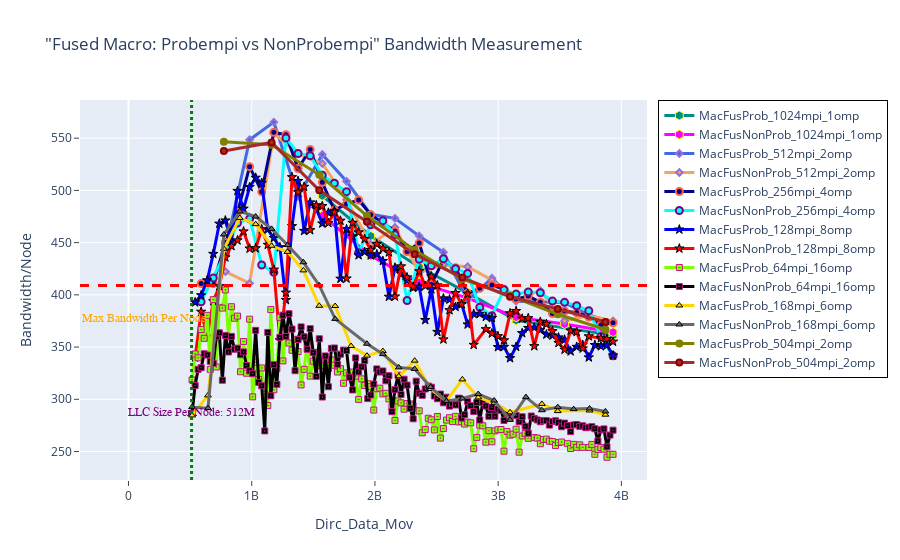

Here is the notebook cell this chart was saved with:
### Markdown cell above
## BANDWIDTH - Fused Macro: Probempi vs NonProbempi

### Code cell
fig = go.Figure() 

# Case 1
fig.add_trace(go.Scatter(x=(dfn8MacFusProb_1024mpi_1omp.Dirc_Data_Mov*(dfn8MacFusProb_1024mpi_1omp.MPI_size/8)), 
                         y=(dfn8MacFusProb_1024mpi_1omp.BAND*(dfn8MacFusProb_1024mpi_1omp.MPI_size/8)), 
                         mode='lines+markers', 
                         name='MacFusProb_1024mpi_1omp',
                         line=dict(color='darkcyan',width=3),
                         marker=dict(symbol='hexagon',size=9, line=dict(color='yellow',width=1))))

fig.add_trace(go.Scatter(x=(dfn8MacFusNonProb_1024mpi_1omp.Dirc_Data_Mov*(dfn8MacFusNonProb_1024mpi_1omp.MPI_size/8)), 
                         y=(dfn8MacFusNonProb_1024mpi_1omp.BAND*(dfn8MacFusNonProb_1024mpi_1omp.MPI_size/8)), 
                         mode='lines+markers', 
                         name='MacFusNonProb_1024mpi_1omp',
                         line=dict(color='magenta',width=3),
                         marker=dict(symbol='hexagon',size=9, line=dict(color='yellow',width=1))))


# Case 2
fig.add_trace(go.Scatter(x=(dfn8MacFusProb_512mpi_2omp.Dirc_Data_Mov*(dfn8MacFusProb_512mpi_2omp.MPI_size/8)), 
                         y=(dfn8MacFusProb_512mpi_2omp.BAND*(dfn8MacFusProb_512mpi_2omp.MPI_size/8)), 
                         mode='lines+markers', 
                         name='MacFusProb_512mpi_2omp',
                         line=dict(color='royalblue',width=3),
                         marker=dict(symbol='diamond',size=5,line=dict(color='MediumPurple',width=2))))

fig.add_trace(go.Scatter(x=(dfn8MacFusNonProb_512mpi_2omp.Dirc_Data_Mov*(dfn8MacFusNonProb_512mpi_2omp.MPI_size/8)), 
                         y=(dfn8MacFusNonProb_512mpi_2omp.BAND*(dfn8MacFusNonProb_512mpi_2omp.MPI_size/8)), 
                         mode='lines+markers', 
                         name='MacFusNonProb_512mpi_2omp',
                         line=dict(color='sandybrown',width=3),
                         marker=dict(symbol='diamond',size=5,line=dict(color='MediumPurple',width=2))))


# Case 3
fig.add_trace(go.Scatter(x=(dfn8MacFusProb_256mpi_4omp.Dirc_Data_Mov*(dfn8MacFusProb_256mpi_4omp.MPI_size/8)), 
                         y=(dfn8MacFusProb_256mpi_4omp.BAND*(dfn8MacFusProb_256mpi_4omp.MPI_size/8)), 
                         mode='lines+markers', 
                         name='MacFusProb_256mpi_4omp',
                         line=dict(color='darkblue',width=3),
                         marker=dict(symbol='circle',size=7, line=dict(color='tomato',width=2))))

fig.add_trace(go.Scatter(x=(dfn8MacFusNonProb_256mpi_4omp.Dirc_Data_Mov*(dfn8MacFusNonProb_256mpi_4omp.MPI_size/8)), 
                         y=(dfn8MacFusNonProb_256mpi_4omp.BAND*(dfn8MacFusNonProb_256mpi_4omp.MPI_size/8)), 
                         mode='lines+markers', 
                         name='MacFusNonProb_256mpi_4omp',
                         line=dict(color='cyan',width=3),
                         marker=dict(symbol='circle',size=7,line=dict(color='Purple',width=2))))



# Case 4
fig.add_trace(go.Scatter(x=(dfn8MacFusProb_128mpi_8omp.Dirc_Data_Mov*(dfn8MacFusProb_128mpi_8omp.MPI_size/8)), 
                         y=(dfn8MacFusProb_128mpi_8omp.BAND*(dfn8MacFusProb_128mpi_8omp.MPI_size/8)), 
                         mode='lines+markers', 
                         name='MacFusProb_128mpi_8omp',
                         line=dict(color='blue',width=3),
                         marker=dict(symbol='star',size=7, line=dict(color='black',width=1))))

fig.add_trace(go.Scatter(x=(dfn8MacFusNonProb_128mpi_8omp.Dirc_Data_Mov*(dfn8MacFusNonProb_128mpi_8omp.MPI_size/8)), 
                         y=(dfn8MacFusNonProb_128mpi_8omp.BAND*(dfn8MacFusNonProb_128mpi_8omp.MPI_size/8)), 
                         mode='lines+markers', 
                         name='MacFusNonProb_128mpi_8omp',
                         line=dict(color='red',width=3),
                         marker=dict(symbol='star',size=7, line=dict(color='black',width=1))))


# Case 5
fig.add_trace(go.Scatter(x=(dfn8MacFusProb_64mpi_16omp.Dirc_Data_Mov*(dfn8MacFusProb_64mpi_16omp.MPI_size/8)), 
                         y=(dfn8MacFusProb_64mpi_16omp.BAND*(dfn8MacFusProb_64mpi_16omp.MPI_size/8)), 
                         mode='lines+markers', 
                         name='MacFusProb_64mpi_16omp',
                         line=dict(color='chartreuse',width=3),
                         marker=dict(symbol='square-dot',size=6, line=dict(color='mediumvioletred',width=1))))

fig.add_trace(go.Scatter(x=(dfn8MacFusNonProb_64mpi_16omp.Dirc_Data_Mov*(dfn8MacFusNonProb_64mpi_16omp.MPI_size/8)), 
                         y=(dfn8MacFusNonProb_64mpi_16omp.BAND*(dfn8MacFusNonProb_64mpi_16omp.MPI_size/8)), 
                         mode='lines+markers', 
                         name='MacFusNonProb_64mpi_16omp',
                         line=dict(color='black',width=3),
                         marker=dict(symbol='square-dot',size=6, line=dict(color='mediumvioletred',width=1))))


# Case 6
fig.add_trace(go.Scatter(x=(dfn8MacFusProb_168mpi_6omp.Dirc_Data_Mov*(dfn8MacFusProb_168mpi_6omp.MPI_size/8)), 
                         y=(dfn8MacFusProb_168mpi_6omp.BAND*(dfn8MacFusProb_168mpi_6omp.MPI_size/8)), 
                         mode='lines+markers', 
                         name='MacFusProb_168mpi_6omp',
                         line=dict(color='gold',width=3),
                         marker=dict(symbol='triangle-up',size=6, line=dict(color='black',width=1))))

fig.add_trace(go.Scatter(x=(dfn8MacFusNonProb_168mpi_6omp.Dirc_Data_Mov*(dfn8MacFusNonProb_168mpi_6omp.MPI_size/8)), 
                         y=(dfn8MacFusNonProb_168mpi_6omp.BAND*(dfn8MacFusNonProb_168mpi_6omp.MPI_size/8)), 
                         mode='lines+markers', 
                         name='MacFusNonProb_168mpi_6omp',
                         line=dict(color='dimgray',width=3),
                         marker=dict(symbol='triangle-up',size=6, line=dict(color='black',width=1))))



# Case 7
fig.add_trace(go.Scatter(x=(dfn8MacFusProb_504mpi_2omp.Dirc_Data_Mov*(dfn8MacFusProb_504mpi_2omp.MPI_size/8)), 
                         y=(dfn8MacFusProb_504mpi_2omp.BAND*(dfn8MacFusProb_504mpi_2omp.MPI_size/8)), 
                         mode='lines+markers', 
                         name='MacFusProb_504mpi_2omp',
                         line=dict(color='olive',width=3),
                         marker=dict(symbol='circle',size=6, line=dict(color='olive',width=2))))

fig.add_trace(go.Scatter(x=(dfn8MacFusNonProb_504mpi_2omp.Dirc_Data_Mov*(dfn8MacFusNonProb_504mpi_2omp.MPI_size/8)), 
                         y=(dfn8MacFusNonProb_504mpi_2omp.BAND*(dfn8MacFusNonProb_504mpi_2omp.MPI_size/8)), 
                         mode='lines+markers', 
                         name='MacFusNonProb_504mpi_2omp',
                         line=dict(color='Brown',width=3),
                         marker=dict(symbol='circle',size=6, line=dict(color='darkred',width=2))))

# Adding vertical and horizontal lines 
fig.add_vline(x=512e6, line_width=3, line_dash="dot", line_color="green")
fig.add_hline(y=409, line_width=3, line_dash="dash", line_color="red")

# Add annotation with arrow
fig.add_annotation(
    x='512e6'
    , y=280
    , text=f'LLC Size Per Node: 512M'
    , yanchor='bottom'
    , showarrow=False
    , arrowhead=1
    , arrowsize=1
    , arrowwidth=2
    , arrowcolor="#636363"
    , ax=-20
    , ay=-30
    , font=dict(size=12, color="purple", family="Sans Serif")
    , align="left"
    ,)

fig.add_annotation(
    x='130e6'
    , y=370
    , text=f'Max Bandwidth Per Node'
    , yanchor='bottom'
    , showarrow=False
    , arrowhead=1
    , arrowsize=1
    , arrowwidth=2
    , arrowcolor="#636363"
    , ax=-20
    , ay=-30
    , font=dict(size=12, color="orange", family="Sans Serif")
    , align="left"
    ,)


fig.update_layout(title='"Fused Macro: Probempi vs NonProbempi" Bandwidth Measurement',
                  xaxis_title='Dirc_Data_Mov', yaxis_title='Bandwidth/Node', 
                  xaxis=dict(ticks="outside"),  
                  yaxis=dict(ticks="outside"),
                  legend=go.layout.Legend(bordercolor="black",borderwidth=1))

### Figure 1 — Plotly figure (JSON) as saved in the notebook; plotly's stock layout.template omitted (floating-point values rounded to 4 significant figures; data arrays with more than 128 entries replaced by an {"elided": "..."} marker saying what was removed)
{"data": [{"line": {"color": "darkcyan", "width": 3}, "marker": {"line": {"color": "yellow", "width": 1}, "size": 9, "symbol": "hexagon"}, "mode": "lines+markers", "name": "MacFusProb_1024mpi_1omp", "type": "scatter", "x": [1572864000, 1966080000, 2359296000, 2752512000, 3145728000, 3932160000], "y": [494.8, 456.4, 426.7, 401.9, 375.6, 361.2]}, {"line": {"color": "magenta", "width": 3}, "marker": {"line": {"color": "yellow", "width": 1}, "size": 9, "symbol": "hexagon"}, "mode": "lines+markers", "name": "MacFusNonProb_1024mpi_1omp", "type": "scatter", "x": [1572864000, 1966080000, 2359296000, 2752512000, 3145728000, 3538944000, 3932160000], "y": [475.8, 437.5, 411.7, 396.8, 378.6, 372.0, 364.3]}, {"line": {"color": "royalblue", "width": 3}, "marker": {"line": {"color": "MediumPurple", "width": 2}, "size": 5, "symbol": "diamond"}, "mode": "lines+markers", "name": "MacFusProb_512mpi_2omp", "type": "scatter", "x": [786432000, 983040000, 1179648000, 1376256000, 1572864000, 1769472000, 1966080000, 2162688000, 2359296000, 2555904000, 2752512000, 2949120000, 3145728000, 3538944000, 3735552000, 3932160000], "y": [443.1, 548.5, 565.4, 494.1, 534.4, 508.7, 477.1, 473.3, 456.4, 440.8, 395.2, 415.9, 394.0, 392.6, 380.5, 374.0]}, {"line": {"color": "sandybrown", "width": 3}, "marker": {"line": {"color": "MediumPurple", "width": 2}, "size": 5, "symbol": "diamond"}, "mode": "lines+markers", "name": "MacFusNonProb_512mpi_2omp", "type": "scatter", "x": [786432000, 983040000, 1179648000, 1376256000, 1572864000, 1769472000, 1966080000, 2162688000, 2359296000, 2555904000, 2752512000, 2949120000, 3145728000, 3342336000, 3538944000, 3735552000, 3932160000], "y": [422.3, 411.1, 554.6, 534.9, 525.7, 491.1, 448.2, 464.5, 421.5, 428.7, 427.0, 414.1, 395.1, 404.0, 375.1, 380.2, 374.9]}, {"line": {"color": "darkblue", "width": 3}, "marker": {"line": {"color": "tomato", "width": 2}, "size": 7, "symbol": "circle"}, "mode": "lines+markers", "name": "MacFusProb_256mpi_4omp", "type": "scatter", "x": [589824000, 688128000, 786432000, 884736000, 983040000, 1081344000, 1179648000, 1277952000, 1376256000, 1474560000, 1572864000, 1671168000, 1769472000, 1867776000, 1966080000, 2064384000, 2162688000, 2260992000, 2359296000, 2457600000, 2555904000, 2654208000, 2752512000, 2850816000, 2949120000, 3047424000, 3145728000, 3244032000, 3342336000, 3440640000, 3538944000, 3637248000, 3735552000, 3833856000, 3932160000], "y": [410.8, 410.8, 450.0, 479.0, 522.7, 498.6, 555.7, 553.3, 521.0, 539.1, 507.7, 481.0, 487.0, 490.8, 476.8, 468.8, 461.0, 441.5, 449.6, 410.1, 433.6, 425.9, 401.5, 406.3, 409.4, 405.4, 395.9, 398.8, 393.0, 382.2, 384.5, 383.0, 378.8, 371.1, 373.3]}, {"line": {"color": "cyan", "width": 3}, "marker": {"line": {"color": "Purple", "width": 2}, "size": 7, "symbol": "circle"}, "mode": "lines+markers", "name": "MacFusNonProb_256mpi_4omp", "type": "scatter", "x": [589824000, 688128000, 786432000, 884736000, 983040000, 1081344000, 1179648000, 1277952000, 1376256000, 1474560000, 1572864000, 1671168000, 1769472000, 1867776000, 1966080000, 2064384000, 2162688000, 2260992000, 2359296000, 2457600000, 2555904000, 2654208000, 2752512000, 2850816000, 2949120000, 3047424000, 3145728000, 3244032000, 3342336000, 3440640000, 3538944000, 3637248000, 3735552000, 3833856000, 3932160000], "y": [393.3, 416.1, 440.3, 468.8, 472.8, 428.6, 421.5, 550.3, 535.3, 533.1, 514.5, 506.8, 498.8, 440.3, 467.1, 471.0, 457.6, 394.6, 434.0, 427.8, 434.5, 425.0, 420.5, 388.2, 380.0, 404.8, 400.7, 402.7, 401.9, 394.1, 392.8, 389.6, 384.7, 360.1, 341.6]}, {"line": {"color": "blue", "width": 3}, "marker": {"line": {"color": "black", "width": 1}, "size": 7, "symbol": "star"}, "mode": "lines+markers", "name": "MacFusProb_128mpi_8omp", "type": "scatter", "x": [540672000, 589824000, 638976000, 688128000, 737280000, 786432000, 835584000, 884736000, 933888000, 983040000, 1032192000, 1081344000, 1130496000, 1179648000, 1228800000, 1277952000, 1327104000, 1376256000, 1425408000, 1474560000, 1523712000, 1572864000, 1622016000, 1671168000, 1720320000, 1769472000, 1818624000, 1867776000, 1916928000, 1966080000, 2015232000, 2064384000, 2113536000, 2162688000, 2211840000, 2260992000, 2310144000, 2359296000, 2408448000, 2457600000, 2506752000, 2555904000, 2605056000, 2654208000, 2703360000, 2752512000, 2801664000, 2850816000, 2899968000, 2949120000, 2998272000, 3047424000, 3096576000, 3145728000, 3194880000, 3244032000, 3293184000, 3342336000, 3391488000, 3440640000, 3489792000, 3538944000, 3588096000, 3637248000, 3686400000, 3735552000, 3784704000, 3833856000, 3883008000, 3932160000], "y": [392.8, 399.6, 413.9, 439.2, 468.2, 471.2, 450.8, 499.5, 482.6, 503.2, 512.1, 507.1, 462.7, 454.5, 445.6, 395.1, 465.8, 509.0, 461.2, 488.5, 482.3, 468.3, 478.6, 480.3, 415.5, 462.9, 456.0, 438.0, 441.1, 437.8, 438.9, 432.4, 398.2, 426.1, 420.0, 413.6, 406.8, 407.7, 375.9, 405.4, 364.5, 396.6, 395.5, 388.5, 391.4, 371.7, 381.8, 381.8, 378.9, 377.8, 350.0, 350.2, 339.4, 350.2, 363.3, 368.3, 368.7, 366.3, 362.0, 361.0, 359.2, 357.0, 345.9, 350.2, 352.1, 340.1, 352.0, 350.8, 351.8, 342.0]}, {"line": {"color": "red", "width": 3}, "marker": {"line": {"color": "black", "width": 1}, "size": 7, "symbol": "star"}, "mode": "lines+markers", "name": "MacFusNonProb_128mpi_8omp", "type": "scatter", "x": [540672000, 589824000, 638976000, 688128000, 737280000, 786432000, 835584000, 884736000, 933888000, 983040000, 1032192000, 1081344000, 1130496000, 1179648000, 1228800000, 1277952000, 1327104000, 1376256000, 1425408000, 1474560000, 1523712000, 1572864000, 1622016000, 1671168000, 1720320000, 1769472000, 1818624000, 1867776000, 1916928000, 1966080000, 2015232000, 2064384000, 2113536000, 2162688000, 2211840000, 2260992000, 2310144000, 2359296000, 2408448000, 2457600000, 2506752000, 2555904000, 2605056000, 2654208000, 2703360000, 2752512000, 2801664000, 2899968000, 2949120000, 2998272000, 3047424000, 3096576000, 3145728000, 3194880000, 3244032000, 3293184000, 3342336000, 3391488000, 3440640000, 3489792000, 3538944000, 3588096000, 3637248000, 3686400000, 3735552000, 3833856000, 3883008000, 3932160000], "y": [340.1, 383.8, 360.0, 393.9, 408.3, 435.9, 446.7, 452.2, 460.7, 444.3, 444.6, 462.7, 447.9, 424.1, 356.5, 402.1, 512.7, 498.3, 503.5, 462.0, 485.8, 485.0, 468.8, 479.0, 471.0, 415.7, 469.0, 459.8, 453.4, 442.9, 448.6, 444.2, 440.7, 398.4, 427.3, 416.7, 407.6, 422.6, 408.6, 417.6, 409.1, 357.4, 385.3, 401.8, 390.9, 401.1, 352.1, 367.1, 363.1, 360.4, 356.5, 382.3, 384.5, 377.2, 377.7, 350.9, 374.2, 372.1, 365.3, 354.0, 347.5, 365.7, 364.5, 348.6, 360.3, 358.5, 357.6, 355.2]}, {"line": {"color": "chartreuse", "width": 3}, "marker": {"line": {"color": "mediumvioletred", "width": 1}, "size": 6, "symbol": "square-dot"}, "mode": "lines+markers", "name": "MacFusProb_64mpi_16omp", "type": "scatter", "x": {"elided": "137 int values"}, "y": {"elided": "137 float values"}}, {"line": {"color": "black", "width": 3}, "marker": {"line": {"color": "mediumvioletred", "width": 1}, "size": 6, "symbol": "square-dot"}, "mode": "lines+markers", "name": "MacFusNonProb_64mpi_16omp", "type": "scatter", "x": {"elided": "140 int values"}, "y": {"elided": "140 float values"}}, {"line": {"color": "gold", "width": 3}, "marker": {"line": {"color": "black", "width": 1}, "size": 6, "symbol": "triangle-up"}, "mode": "lines+markers", "name": "MacFusProb_168mpi_6omp", "type": "scatter", "x": [516096000, 645120000, 774144000, 903168000, 1032192000, 1161216000, 1290240000, 1419264000, 1548288000, 1677312000, 1806336000, 1935360000, 2064384000, 2193408000, 2322432000, 2451456000, 2580480000, 2709504000, 2838528000, 2967552000, 3096576000, 3354624000, 3483648000, 3741696000, 3870720000], "y": [284.5, 303.7, 444.1, 473.7, 467.7, 447.0, 441.1, 423.4, 389.5, 389.3, 351.0, 341.8, 346.2, 322.0, 337.0, 309.8, 298.5, 319.1, 301.8, 296.6, 287.6, 295.5, 288.7, 289.3, 285.3]}, {"line": {"color": "dimgray", "width": 3}, "marker": {"line": {"color": "black", "width": 1}, "size": 6, "symbol": "triangle-up"}, "mode": "lines+markers", "name": "MacFusNonProb_168mpi_6omp", "type": "scatter", "x": [516096000, 645120000, 774144000, 903168000, 1032192000, 1161216000, 1290240000, 1419264000, 1548288000, 1677312000, 1935360000, 2064384000, 2193408000, 2322432000, 2451456000, 2580480000, 2709504000, 2838528000, 2967552000, 3096576000, 3225600000, 3354624000, 3483648000, 3612672000, 3741696000, 3870720000], "y": [292.5, 291.5, 457.8, 479.9, 475.0, 463.2, 447.7, 431.2, 409.1, 377.0, 353.2, 343.3, 330.5, 329.1, 311.7, 298.2, 300.7, 305.0, 298.8, 280.3, 302.1, 289.5, 292.5, 290.6, 291.2, 288.4]}, {"line": {"color": "olive", "width": 3}, "marker": {"line": {"color": "olive", "width": 2}, "size": 6, "symbol": "circle"}, "mode": "lines+markers", "name": "MacFusProb_504mpi_2omp", "type": "scatter", "x": [774144000, 1161216000, 1548288000, 1935360000, 2322432000, 2709504000, 3096576000, 3483648000, 3870720000], "y": [546.6, 543.7, 514.9, 475.7, 442.8, 415.0, 399.0, 381.4, 366.9]}, {"line": {"color": "Brown", "width": 3}, "marker": {"line": {"color": "darkred", "width": 2}, "size": 6, "symbol": "circle"}, "mode": "lines+markers", "name": "MacFusNonProb_504mpi_2omp", "type": "scatter", "x": [774144000, 1161216000, 1548288000, 1935360000, 2322432000, 2709504000, 3096576000, 3483648000, 3870720000], "y": [537.7, 545.9, 500.2, 470.0, 438.9, 416.5, 398.2, 386.5, 374.0]}], "layout": {"annotations": [{"align": "left", "arrowcolor": "#636363", "arrowhead": 1, "arrowsize": 1, "arrowwidth": 2, "ax": -20, "ay": -30, "font": {"color": "purple", "family": "Sans Serif", "size": 12}, "showarrow": false, "text": "LLC Size Per Node: 512M", "x": "512e6", "y": 280, "yanchor": "bottom"}, {"align": "left", "arrowcolor": "#636363", "arrowhead": 1, "arrowsize": 1, "arrowwidth": 2, "ax": -20, "ay": -30, "font": {"color": "orange", "family": "Sans Serif", "size": 12}, "showarrow": false, "text": "Max Bandwidth Per Node", "x": "130e6", "y": 370, "yanchor": "bottom"}], "legend": {"bordercolor": "black", "borderwidth": 1}, "shapes": [{"line": {"color": "green", "dash": "dot", "width": 3}, "type": "line", "x0": 512000000, "x1": 512000000, "xref": "x", "y0": 0, "y1": 1, "yref": "y domain"}, {"line": {"color": "red", "dash": "dash", "width": 3}, "type": "line", "x0": 0, "x1": 1, "xref": "x domain", "y0": 409, "y1": 409, "yref": "y"}], "title": {"text": "\"Fused Macro: Probempi vs NonProbempi\" Bandwidth Measurement"}, "xaxis": {"ticks": "outside", "title": {"text": "Dirc_Data_Mov"}}, "yaxis": {"ticks": "outside", "title": {"text": "Bandwidth/Node"}}}}
